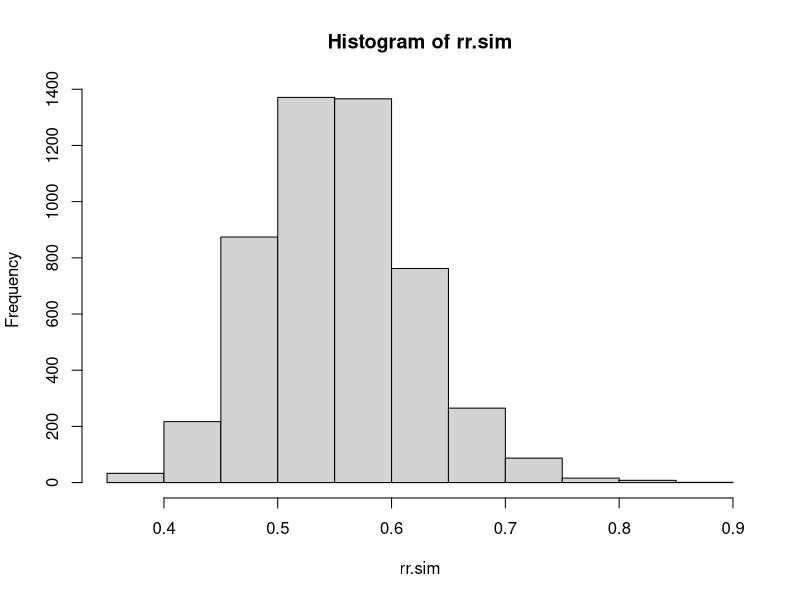
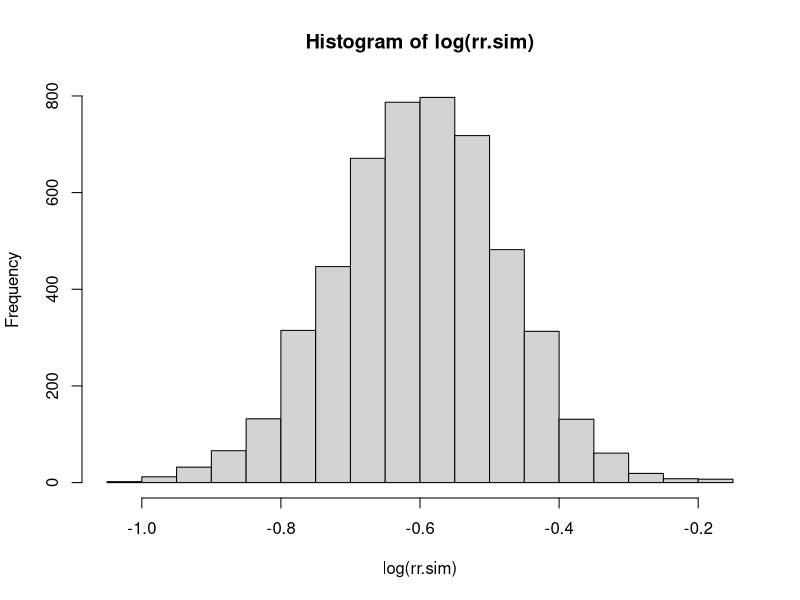

These figures' R source, in order:
setwd("C:/Users/Laura/Desktop/BIOESTADÍSTICA/P-3")
prop.test(39,215,.15)
binom.test(39,215,.15)

asma.ingresos <- c(14,6,3)
asma.total <- c(16,12,11)
prop.test(asma.ingresos,asma.total)
asma.ingresos <- matrix(c(14,6,3,2,6, 8),3)
fisher.test(asma.ingresos)

chisq.test(asma.ingresos)
caff.marital <- matrix(c(652,1537,598,242,36,46,38,21,218,327,106,67),nrow=3,byrow=T)
matrix(c(652,1537,598,242,36,46,38,21,218,327,106,67),nrow=3,byrow=T)
colnames(caff.marital) <- c("0","1-150","151-300",">300")
rownames(caff.marital) <- c("Married","Prev.married","Single")
caff.marital
chisq.test(caff.marital)

E <- chisq.test(caff.marital)$expected
O <- chisq.test(caff.marital)$observed
(O-E)^2/E

chisq.test(caff.marital)$expected
chisq.test(caff.marital)$observed

install.packages("epitools")
library(epitools)
RRtable<-matrix(c(1017,2260,165,992),nrow = 2, ncol = 2)
RRtable

# La siguiente línea le pide a R que calcule el RR y el intervalo de confianza del 95%
riskratio.wald(RRtable)
# El índice de riesgo y el intervalo de confianza del 95 % se enumeran en el resultado bajo $medida.
# Los estudios de casos y controles utilizan una razón de odds como medida de asociación,
# pero este procedimiento es muy similar al análisis anterior para RR.
ORtable<-matrix(c(1017,2260,165,992),nrow = 2, ncol = 2)
ORtable
oddsratio.wald(ORtable)


setwd("C:/Users/Laura/Desktop/BIOESTADÍSTICA/P-3")
getwd()
data <-read.csv("Mortality_NHANES8894_NonSmokers.csv")
names(data)
dim(data)
data <- data[complete.cases(data),]
dim(data)
attach(data)
table(diab,heart.8yr)
riskratio.wald(table(diab,heart.8yr))
oddsratio.wald(table(diab,heart.8yr))


# Primero calcularemos el RR y sus intervalos de confianza correspondientes con una aproximación log-normal
library(epitools)
asa.tab<- matrix(c(11034-189,11037-104, 189,104),2,2)
epitab(asa.tab, method="riskratio")
# Simulación de razones de riesgo (RR) usando rbinom() para repetir 5,000 veces un experimento donde contamos el
# número de infartos de miocardio (IM) en dos poblaciones
# el parámetro probabilidad en la población viene definida por los resultados de la estudio de Henneken
# Lo primero es fijar una semilla de aleatorizacion para que los resultados sean reproducibles
set.seed(151)
tx <- rbinom(5000, 11037, 104/11037)
plac <- rbinom(5000, 11034, 189/11034)
# Para cada réplica, divida el número de resultados por el número de personas en cada población
# para obtener 5.000 estimaciones de riesgo para cada grupo (tratamiento y placebo
r.tx<-tx/11037
r.plac<-plac/11034
r.tx
r.plac
# Se calcula el riesgo relativo para cada simulación
rr.sim <- r.tx/r.plac
rr.sim

# Se describe la distribución de riesgos relativos resultante y se compara con los resultados de la aproximación log-normal obtenida con epitab()
mean(rr.sim)
quantile(rr.sim, c(0.025, 0.975))
sd(rr.sim)
hist(rr.sim)
hist(log(rr.sim))
